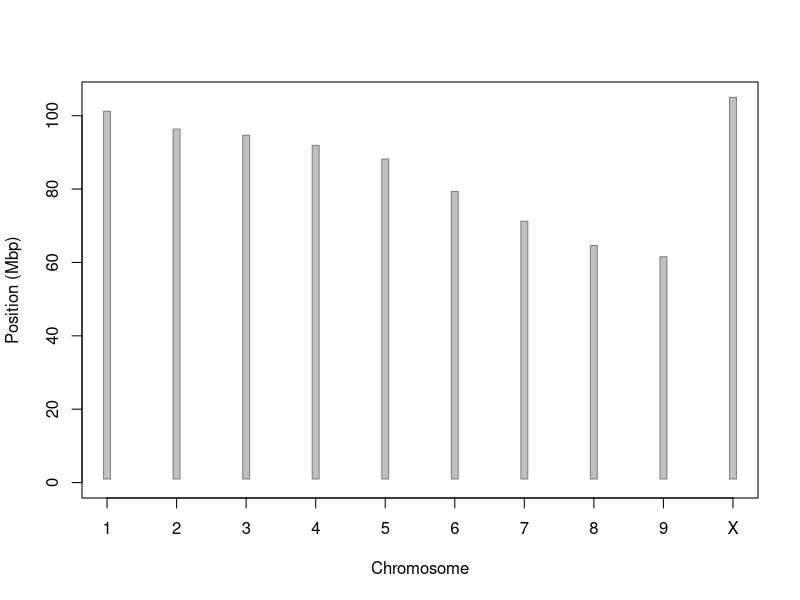

The R script that drew this image:
## ---- chunk 1


nuc <- structure(list(Id = c("NC_044371.1", "NC_044375.1", "NC_044372.1", 
"NC_044373.1", "NC_044374.1", "NC_044377.1", "NC_044378.1", "NC_044379.1", 
"NC_044376.1", "NC_044370.1"), Length = c(101209240, 96346938, 
94670641, 91913879, 88181582, 79335105, 71238074, 64622176, 61561104, 
104987320), a = c(12762692, 15648113, 15834625, 15706376, 16864131, 
15448470, 12544227, 9979448, 10305137, 16150029), A = c(11748277, 
9880538, 9810980, 10180981, 10000065, 9320665, 7534637, 8191831, 
7518942, 12415232), c = c(4717714, 6495082, 6494817, 6294060, 
7007138, 6429275, 5306040, 3917350, 4089354, 6429511), C = c(7349355, 
6457816, 6342764, 6498433, 6511470, 6046421, 4942448, 5190552, 
4771093, 8027053), g = c(4737281, 6501151, 6541912, 6321483, 
6996441, 6460883, 5307013, 3917059, 4120057, 6440113), G = c(7366441, 
6462266, 6351808, 6511484, 6528963, 6025024, 4953814, 5184073, 
4778222, 8042296), t = c(12761506, 15640696, 15877710, 15713009, 
16816817, 15442514, 12513884, 9980581, 10312600, 16153769), T = c(11753649, 
9888880, 9820939, 10176745, 9975902, 9337925, 7535448, 8161118, 
7493785, 12429366), n = c(0, 0, 0, 0, 0, 0, 0, 0, 0, 0), N = c(28012325, 
19372396, 17595086, 14511308, 7480655, 4823928, 10600563, 10100164, 
8171914, 18899951)), row.names = c(NA, -10L), class = c("tbl_df", 
"tbl", "data.frame"))
# nuc

## ---- chunk 2

chrmw <- 0.05
prbw  <- 0.2

plot(1:nrow(nuc), nuc$Length/1e6, type = "n", xlab = "", ylab = "",
     ylim = c(0, max(nuc$Length)/1e6), xaxt = "n")
axis(side = 1, at = 1:10, labels = c(1:9, "X"))
title(xlab = "Chromosome")
title(ylab = "Position (Mbp)")

rect(xleft = 1:nrow(nuc) - chrmw, ybottom = rep(1, times = nrow(nuc)), 
     xright = 1:nrow(nuc) + chrmw, ytop = nuc$Length/1e6, 
     col = "#C0C0C0",
     border = "#808080")

